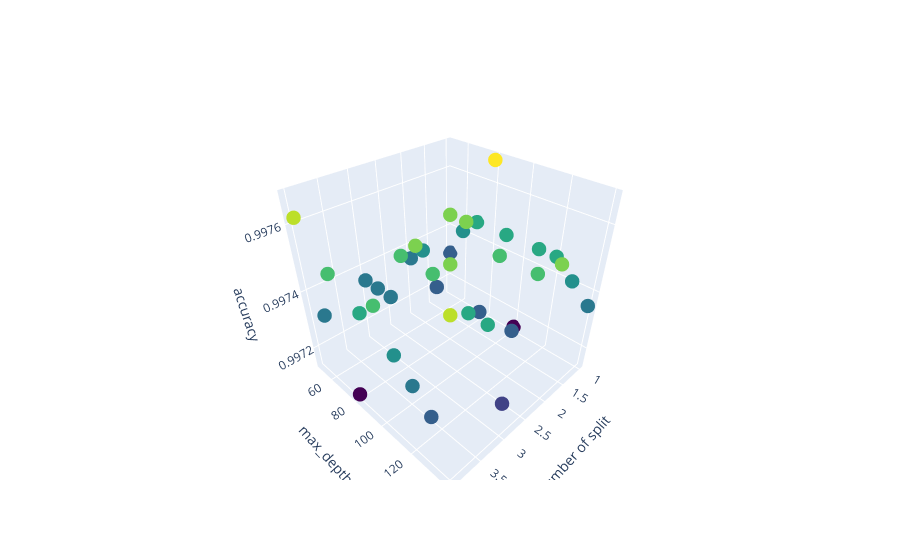

This figure's notebook cell:
### Markdown cell above
**plot for Accuracy wrt number of trees and depth**

### Code cell
fig = go.Figure(data=[go.Scatter3d(
    x=x_val, y=y_val, z=acc_arr,
    mode='markers',
    marker=dict(
        size=5,
        color=acc_arr,            # Set color to the z values
        colorscale='Viridis'
    )
)])

fig.update_layout(scene=dict(
                    xaxis_title='number of split',
                    yaxis_title='max_depth',
                    zaxis_title='accuracy'))

fig.show()

### Figure 1 — Plotly figure (JSON) as saved in the notebook; plotly's stock layout.template omitted (floating-point values rounded to 4 significant figures)
{"data": [{"marker": {"color": [0.9973, 0.9974, 0.9975, 0.9977, 0.9975, 0.9971, 0.9975, 0.9975, 0.9974, 0.9974, 0.9974, 0.9974, 0.9973, 0.9976, 0.9976, 0.9973, 0.9975, 0.9973, 0.9975, 0.9976, 0.9974, 0.9974, 0.9974, 0.9975, 0.9976, 0.9975, 0.9976, 0.9975, 0.9975, 0.9972, 0.9976, 0.9974, 0.9975, 0.9971, 0.9975, 0.9975, 0.9974, 0.9974, 0.9973, 0.9976], "colorscale": [[0, "#440154"], [0.1111, "#482878"], [0.2222, "#3e4989"], [0.3333, "#31688e"], [0.4444, "#26828e"], [0.5556, "#1f9e89"], [0.6667, "#35b779"], [0.7778, "#6ece58"], [0.8889, "#b5de2b"], [1, "#fde725"]], "size": 5}, "mode": "markers", "type": "scatter3d", "x": [1, 1, 1, 1, 1, 1, 1, 1, 1, 1, 2, 2, 2, 2, 2, 2, 2, 2, 2, 2, 3, 3, 3, 3, 3, 3, 3, 3, 3, 3, 4, 4, 4, 4, 4, 4, 4, 4, 4, 4], "y": [50, 60, 70, 80, 90, 100, 110, 120, 130, 140, 50, 60, 70, 80, 90, 100, 110, 120, 130, 140, 50, 60, 70, 80, 90, 100, 110, 120, 130, 140, 50, 60, 70, 80, 90, 100, 110, 120, 130, 140], "z": [0.9973, 0.9974, 0.9975, 0.9977, 0.9975, 0.9971, 0.9975, 0.9975, 0.9974, 0.9974, 0.9974, 0.9974, 0.9973, 0.9976, 0.9976, 0.9973, 0.9975, 0.9973, 0.9975, 0.9976, 0.9974, 0.9974, 0.9974, 0.9975, 0.9976, 0.9975, 0.9976, 0.9975, 0.9975, 0.9972, 0.9976, 0.9974, 0.9975, 0.9971, 0.9975, 0.9975, 0.9974, 0.9974, 0.9973, 0.9976]}], "layout": {"scene": {"xaxis": {"title": {"text": "number of split"}}, "yaxis": {"title": {"text": "max_depth"}}, "zaxis": {"title": {"text": "accuracy"}}}}}
